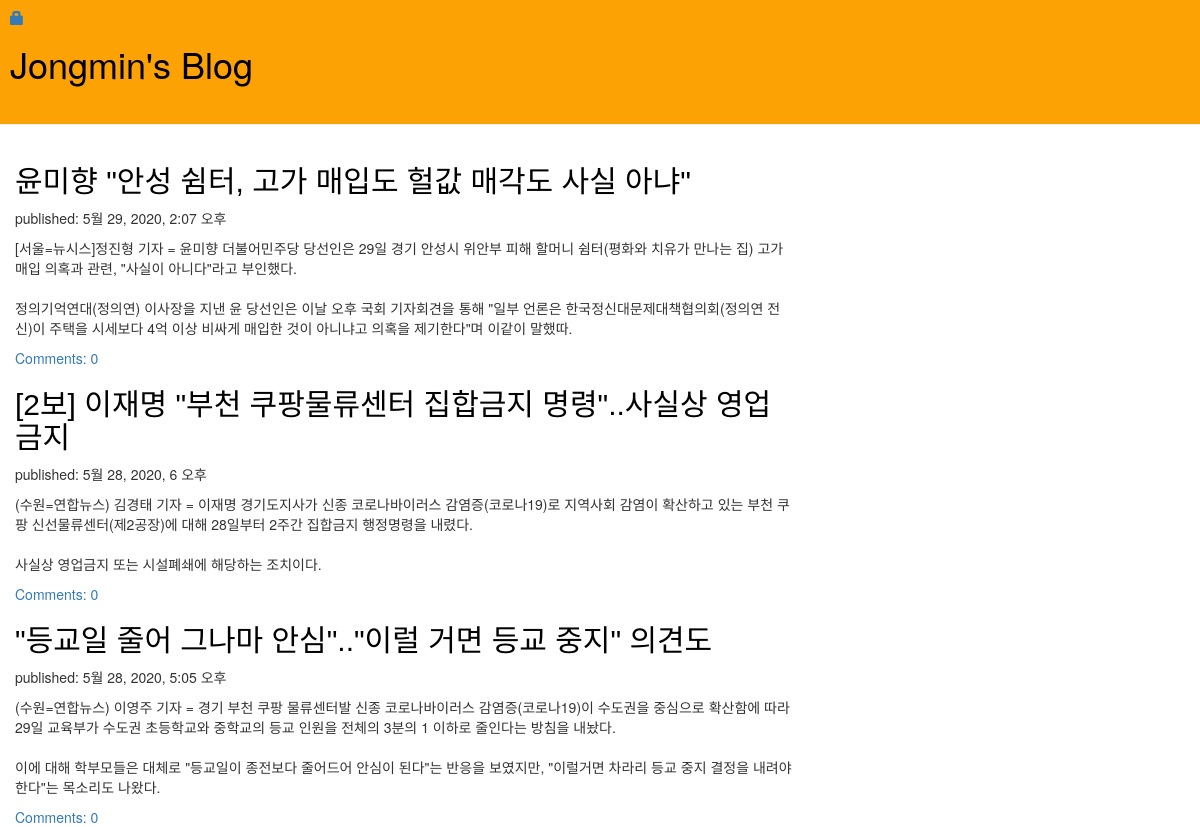
The app's page /, older data.
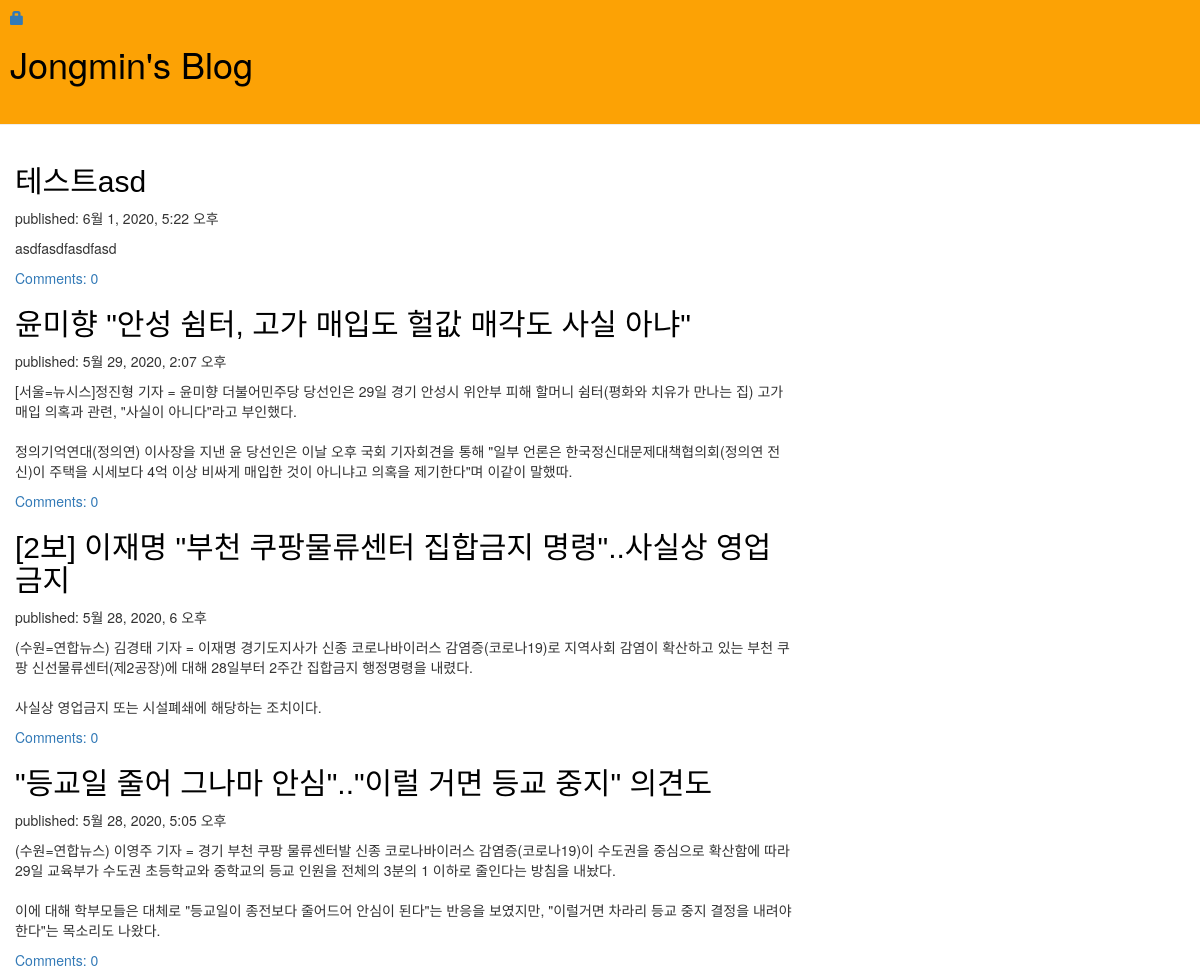
The same page, newer data.
### blog/models.py (models this page shows, shortened)
class Post(models.Model):
    author = models.ForeignKey(
        settings.AUTH_USER_MODEL, on_delete=models.CASCADE)
    title = models.CharField(max_length=200)
    text = models.TextField()
    created_date = models.DateTimeField(default=timezone.now)
    published_date = models.DateTimeField(blank=True, null=True)
    def approved_comment(self):
        return self.comments.filter(approved_comment=True)

### blog/views.py (the view)
# urls.py: path('', views.post_list, name='post_list'),
def post_list(request):
    posts = Post.objects.filter(
        published_date__lte=timezone.now()).order_by('-published_date')
    return render(request, 'blog/post_list.html', {'posts': posts})

### blog/templates/blog/post_list.html
{% extends 'blog/base.html' %} {% block content %} {% for post in posts %}
<div class="post">
  <h2><a href="{% url 'post_detail' pk=post.pk %}">{{ post.title }}</a></h2>
  <p class="date">published: {{ post.published_date }}</p>
  <p>{{ post.text|linebreaksbr }}</p>
  <a href="{% url 'post_detail' pk=post.pk %}"
    >Comments: {{ post.approved_comment.count }}</a
  >
</div>
{% endfor %} {% endblock %}

Row changes from the older to the newer data that the page shows:
added Post: title "테스트asd", published_date "6월 1, 2020, 5:22 오후", text "asdfasdfasdfasd", approved_comment.count "0"
